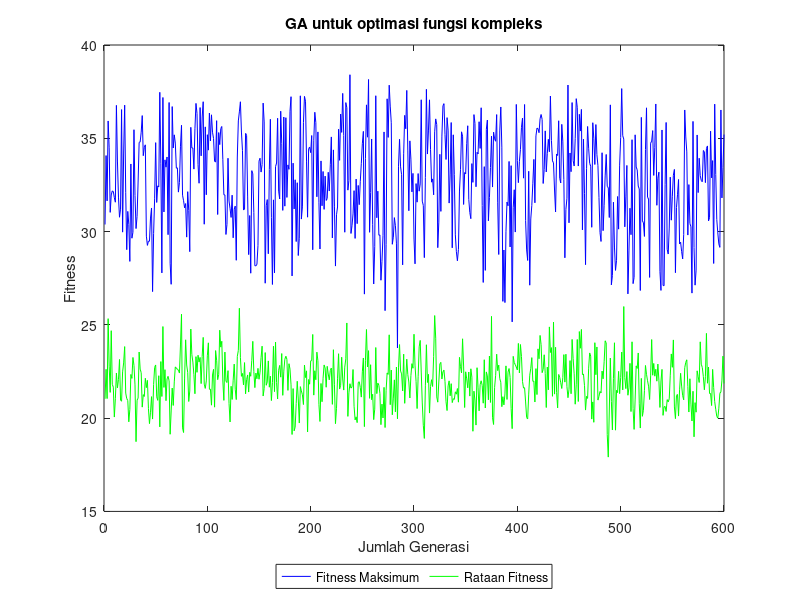

MATLAB code to generate this figure:
%% Tugas CI - GA code - 05/31/2015
%% membangkitkan individu
nGen = 600; %banyaknya generasi
Npop = 20;
Nkromosom = 33;
Nx1 = 18;
Nx2 = 15;
x1 = zeros(Npop,1);
x2 = zeros(Npop,1);
fitness = zeros(Npop,1);
allFitness = zeros(Npop,nGen);
newInd = floor(rand(Npop,Nkromosom)*2);
%% iterasi
for iter=1:nGen %looping sebanyak epoch yang ditentukan
    %inisialisasi
    individu = newInd;
    v1 = zeros(Npop,Nx1);
    v2 = zeros(Npop,Nx2);
    %% perhitungan fitness
    for i=1:size(individu,1) %membagi individu menjadi x1 dan x2
        v1(i,:) = individu(i,1:18);
        v2(i,:) = individu(i,19:end);
    end
    %mengubah v1 dan v2 ke bilangan desimal
    v1 = bi2de(v1,'left-msb');
    v2 = bi2de(v2,'left-msb');
    %konversi nilai desimal ke nilai x1 dan x2
    for i=1:size(individu,1)
        x1(i) = -3 + v1(i)*((12.1-(-3))/(2^18-1));
        x2(i) = 4.1 + v2(i)*((5.8-4.1)/(2^15-1));
    end
    %menghitung fitness function
    for i=1:size(individu,1)
        fitness(i) = 21.5 + (x1(i)*sin(4*pi*x1(i))) + ...
        (x2(i)*sin(20*pi*x2(i)));
    end
    allFitness(:,iter) = fitness;
    %% roulette wheel
    sumF = sum(fitness);
    probfit = fitness/sumF; %probabilitas fitness
    probKum = cumsum(probfit); %probablitas kumulatif
    RN = rand(1,Npop);
    newInd = individu;
    %proses pemilihan parent
    for i=1:Npop
        for j=1:Npop
            if(RN(i) <= probKum(j))
                newInd(i,:) = individu(j,:);
                break;
            end
        end
    end
    %% crossover, pc = 0.88
    parent = newInd;
    uInd = size(newInd,1);
    sumGen = size(newInd,2);
    j=1;
    Pc = 0.88;
    RN = rand(1,uInd);
    %proses memilih kromosom yang akan dipindah silang
    for i=1:uInd
        if RN(i) < Pc
            Pindex(j) = i;
            j = j+1;
        end
    end
    u_index = size(Pindex,2);
    %jika Pindex ganjil maka hilangkan 1
    if mod(u_index,2) ~= 0
        u_index = u_index - 1;
    end
    %proses crossover
    for i=1:2:u_index
        n = Pindex(i);
        m = Pindex(i+1);
        TP = 1 + round(rand*(sumGen-2));
        newInd(n,:) = [parent(n, 1:TP), parent(m, TP+1:sumGen)];
        newInd(m,:) = [parent(m, 1:TP), parent(n, TP+1:sumGen)];
    end
    %% mutasi, pm = 0.20 ==> 20 * 33 = 660, 660*0.2 = 132 gen/bit yg mutasi
    [m n] = size(newInd);
    %banyaknya gen yang akan dimutasi
    Pm = 0.2;
    sumMut = Pm*(m*n);

    for i=1:sumMut
        x = fix(1+m*rand);
        y = fix(1+n*rand);
        if newInd(x,y) == 0
            newInd(x,y) = 1;
        else
            newInd(x,y) = 0;
        end
    end
end
%% pengecekan fitness
sortedFitness = sort(allFitness,'descend'); %diurutkan fitness setiap iterasi
avgFitness = mean(allFitness);
bestFitness = sortedFitness(1,:);
%% plot fitness
plot(1:nGen,bestFitness,'blue',1:nGen,avgFitness,'green');
title('GA untuk optimasi fungsi kompleks');
xlabel('Jumlah Generasi');
ylabel('Fitness');
legend('Fitness Maksimum','Rataan Fitness','Location','southoutside','Orientation','horizontal');